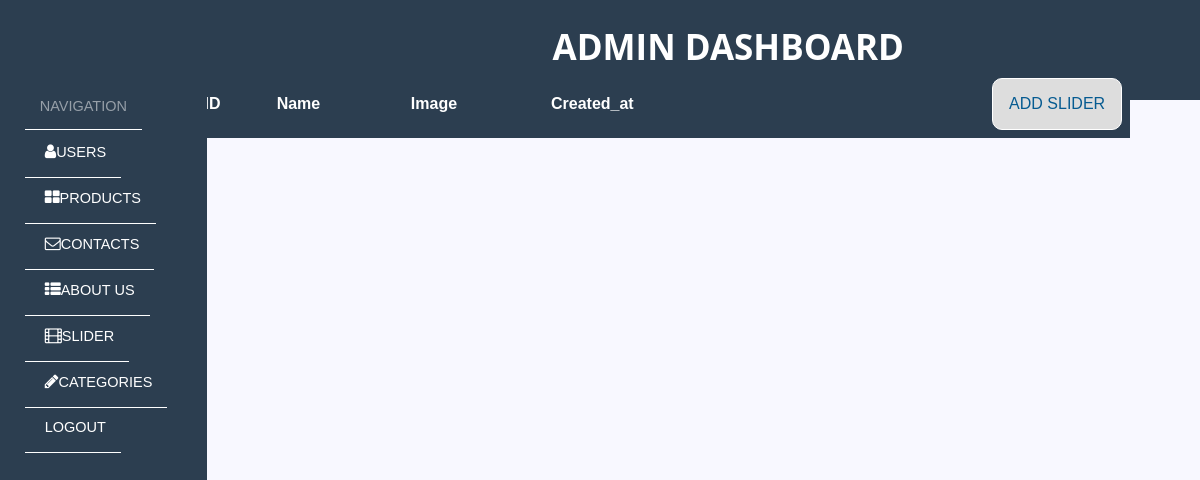
Page /backend/slider.php (signed in) on the earlier database version.
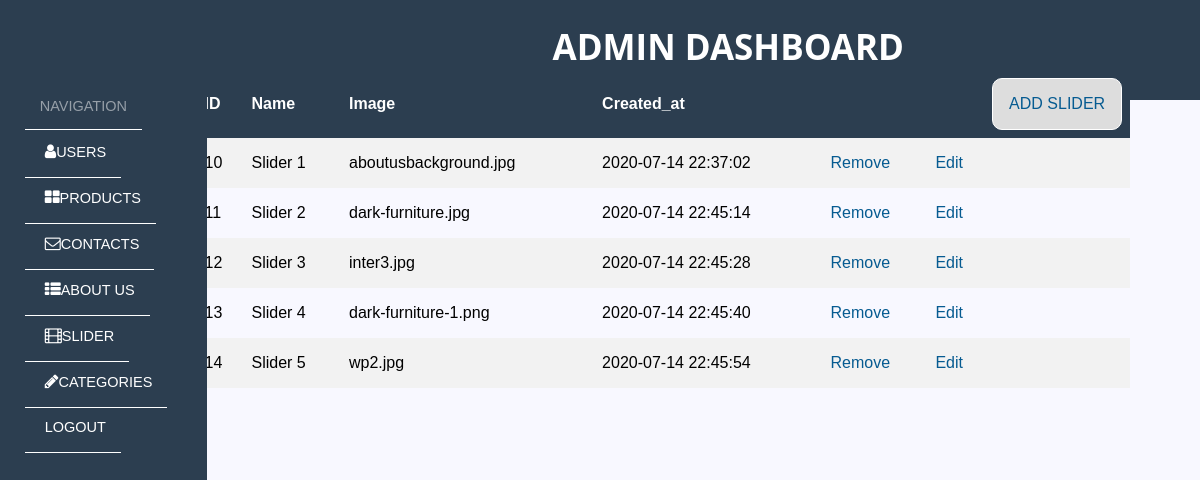
Same page on the later database version.
### tables this page shows
CREATE TABLE `slider` (
  `id` int(11) NOT NULL,
  `name` varchar(255) NOT NULL,
  `image` varchar(255) NOT NULL,
  `created_at` datetime NOT NULL DEFAULT current_timestamp()
);

### backend/controllers/SliderController.php (called while the page is built, shortened)
<?php
class SliderController
{
    protected $database;
    public function __construct()
    {
        $this->database = new Database;
    }
    public function all()
    {
        $query = $this->database->pdo->query('SELECT * FROM slider');
        return $query->fetchAll();
    }
}

### backend/core/Database.php (called while the page is built, shortened)
<?php
class Database
{
    public function __construct()
    {
        $host = "localhost";
        $user = "root";
        $password = "";
        $db_name = "flex-furniture-1";
        try {
            $link = new PDO("mysql:host=$host;dbname=$db_name", $user, $password);
            $this->pdo = $link;
        } catch (PDOException $e) {
            die('DIE' . $e->getMessage());
        }
    }
}
?>

### backend/slider.php (the view, shortened to what this page needs)
<?php
require './controllers/SliderController.php';
$slider = new SliderController();
$sliders = $slider->all();
?>
<!DOCTYPE html>
<html lang="en">
<head>
    <link rel="stylesheet" type="text/css" media="screen" href="../css/admin.css">
    <link rel="stylesheet" href="https://cdnjs.cloudflare.com/ajax/libs/font-awesome/4.7.0/css/font-awesome.min.css">
</head>
<body>
<div class="dashboard-wrapper">
    <?php include 'inc/sidebar.php' ?>
    <div id="dashboard-container">
        <div class="content-title">
            <h1 class="page-title"><a href="users.php">Admin Dashboard</a></h1>
        </div>
        <div class="main-content">
            <table class="table">
                <tr class="table-head">
                    <th>ID</th>
                    <th>Name</th>
                    <th>Image</th>
                    <th>Created_at</th>
                    <th></th>
                    <th>
                        <button id="myBtn" class="button1">ADD SLIDER</button>
                    </th>
                </tr>
                <?php foreach ($sliders as $slider) : ?>
                    <tr>
                        <td><?php echo $slider['id'] ?></td>
                        <td><?php echo $slider['name'] ?></td>
                        <td><?php echo $slider['image'] ?></td>
                        <td><?php echo $slider['created_at'] ?></td>
                        <td><a href="controllers/functions/delete-slider.php?id=<?php echo $slider["id"] ?>">Remove</a>
                        </td>
                        <td><a href="controllers/functions/edit-slider.php?id=<?php echo $slider["id"] ?>">Edit</a></td>
                    </tr>
                <?php endforeach ?>
            </table>
        </div>
    </div>
</div>
</body>
</html>

Differences in the rows shown:
added slider: id "10", name "Slider 1", image "aboutusbackground.jpg", created_at "2020-07-14 22:37:02"
added slider: id "11", name "Slider 2", image "dark-furniture.jpg", created_at "2020-07-14 22:45:14"
added slider: id "12", name "Slider 3", image "inter3.jpg", created_at "2020-07-14 22:45:28"
added slider: id "13", name "Slider 4", image "dark-furniture-1.png", created_at "2020-07-14 22:45:40"
added slider: id "14", name "Slider 5", image "wp2.jpg", created_at "2020-07-14 22:45:54"
